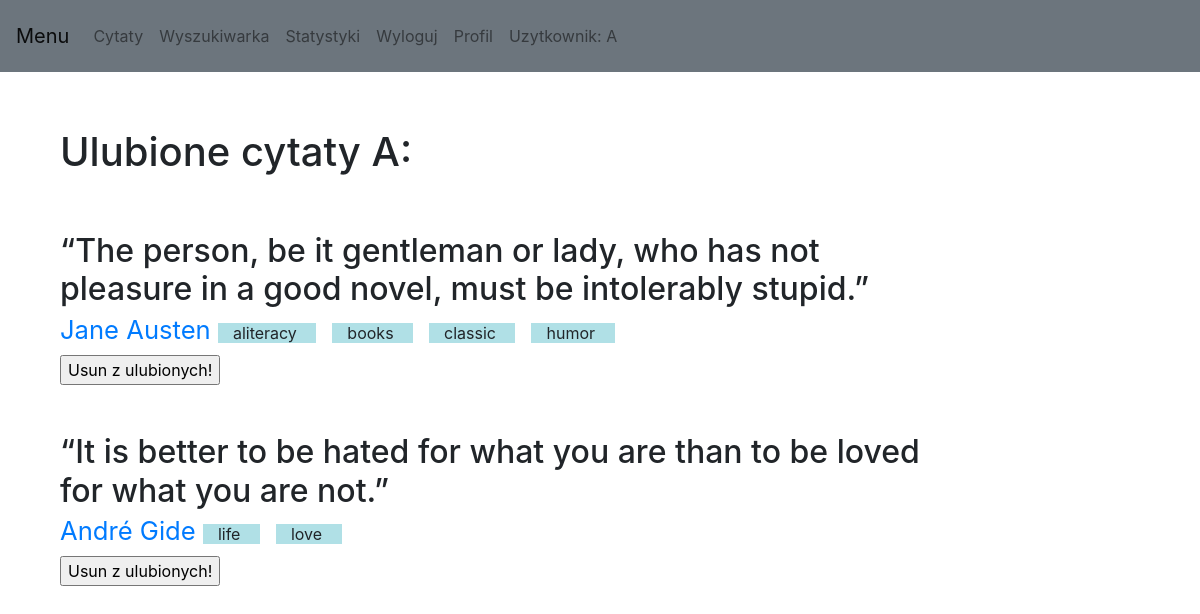
/profil/ (signed in), run on the app's committed database.
### config.py (models this page shows, shortened)
class User(UserMixin, db.Model):
    id = db.Column(db.Integer, primary_key=True)
    name = db.Column(db.String(64), index=True, unique=True)
    password_hash = db.Column(db.String(128))
    favorites = db.relationship('Quote', secondary=favorites, backref=db.backref('favorite_user', lazy=True))

class Quote(db.Model):
    id = db.Column(db.Integer, primary_key=True)
    text = db.Column(db.String, unique=True, nullable=False)
    author_id = db.Column(db.Integer, db.ForeignKey('author.id'),nullable=False)
    tags = db.relationship('Tag', secondary=tags, backref=db.backref('quotes', lazy=True))
    author = db.relationship("Author", back_populates="quotes")

class Author(db.Model):
    id = db.Column(db.Integer, primary_key=True)
    name = db.Column(db.String, unique=True, nullable=False)
    quotes = db.relationship("Quote", back_populates="author")
    about = db.Column(db.String)
    date_of_birth = db.Column(db.Date)
    place_of_birth = db.Column(db.String)

class Tag(db.Model):
    id = db.Column(db.Integer, primary_key=True)
    name = db.Column(db.String, unique=True, nullable=False)

### main.py (the view)
@app.route('/profil/')
def profil():
    if not current_user.is_authenticated:
        flash("Niezalogowany uzytkownik!")
        return index()
    quotes = current_user.favorites
    print(quotes)
    if quotes == []: quotes = "None"
    return render_template('profil.html', Quote = quotes)

### config.py (called while the page is built)
@login.user_loader
def load_user(id):
    return User.query.get(int(id))

### templates/profil.html
{% extends "base.html" %}
{% block content %}
<div class="" style="margin-left:5%; margin-right:20%;">
    <br><br>
    <h1>Ulubione cytaty {{current_user.name}}:</h1>
    <br><br>
    {% if Quote != "None" %}
        {% for quote in Quote %}
            <p class="h2" >{{ quote.text }}
    <small class="text-muted"><br>
        <a href="/about/{{quote.author.id}}/">{{ quote.author.name }}
        </a></small>
            <small class="h5">
            {% for tag in quote.tags %}
                <small class="container" style="background-color:powderblue;">
            {{ tag.name }}
    </small>&nbsp;&nbsp;
            {% endfor %}
    </small>
                <form>
                <a href="/unfavorite/{{quote.id}}/"><input type="button" value="Usun z ulubionych!"></a></form>
    <br><br>
        {% endfor %}
    {% else %}
    <br><br>
    <h1>Uzytownik nie posiada ulubionych cytatow!</h1>
    {% endif %}
</div>
{% endblock %}

### templates/base.html (shortened to what this page needs)
<!DOCTYPE html>
<html lang="en">
<head>
    <link rel="stylesheet" href="https://cdn.jsdelivr.net/npm/bootstrap@4.0.0/dist/css/bootstrap.min.css">
</head>
<body>
<nav class="navbar navbar-expand-lg navbar-light p-3 mb-2 bg-secondary text-white">
  <a class="navbar-brand" href="#">Menu</a>
    <ul class="navbar-nav">
      <li class="nav-item">
        <a class="nav-link" href="/">Cytaty</a>
      </li>
        <li class="nav-item">
        <a class="nav-link" href="/search/">Wyszukiwarka</a>
      </li>
      <li class="nav-item">
        <a class="nav-link" href="/statistics/">Statystyki</a>
      </li>
         {% if current_user.is_anonymous %}
      <li class="nav-item">
        <a class="nav-link" href="/login/">Zaloguj</a>
      </li>
        <li class="nav-item">
        <a class="nav-link" href="/register/">Rejestracja</a>
      </li>
        {% else %}
        <li class="nav-item">
        <a class="nav-link" href="/logout/">Wyloguj</a>
      </li>
        <li class="nav-item">
        <a class="nav-link" href="/profil/">Profil</a>
      </li>
         {% endif %}
        {% if not current_user.is_anonymous %}
        <li class="nav-item">
        <a class="nav-link" >Uzytkownik: {{current_user.name}}</a>
      </li>
        {% endif %}
    </ul>
</nav>
<div style="float:left;">
{% block content %}{% endblock %}
</div>
</body>
</html>

### data on the page
User: name "A"
Quote: text "“The person, be it gentleman or lady, who has not pleasure in a good novel, must be intolerably stupid.”", author.name "Jane Austen"
Tag: name "aliteracy"
Tag: name "books"
Tag: name "classic"
Tag: name "humor"
Quote: text "“It is better to be hated for what you are than to be loved for what you are not.”", author.name "André Gide"
Tag: name "life"
Tag: name "love"
